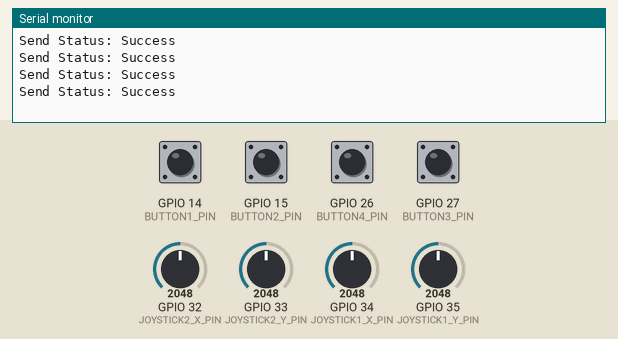
Simulated run of this sketch. Board: ESP32. Shown: the last lines printed to the serial monitor. The inputs (shaded band) are chosen by the test bench; at power-on: GPIO 14 (BUTTON1_PIN), GPIO 15 (BUTTON2_PIN), GPIO 26 (BUTTON4_PIN), GPIO 27 (BUTTON3_PIN) LOW, GPIO 32 (JOYSTICK2_X_PIN) = 2048, GPIO 34 (JOYSTICK1_X_PIN) = 2048, GPIO 33 (JOYSTICK2_Y_PIN) = 2048, GPIO 35 (JOYSTICK1_Y_PIN) = 2048.

Above: at 1.2 s.
1.3 s: GPIO 32 (JOYSTICK2_X_PIN) set to 960
At 2.07 s:
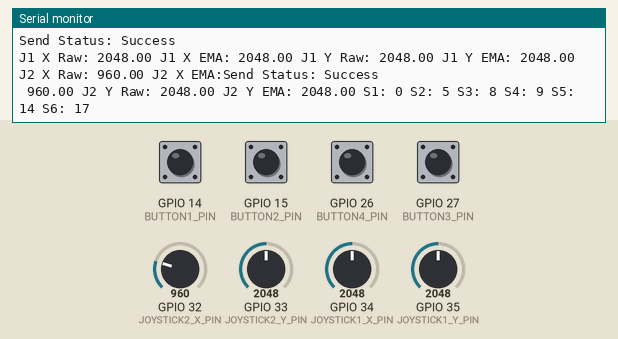
3.5 s: GPIO 34 (JOYSTICK1_X_PIN) set to 960
At 5.14 s:
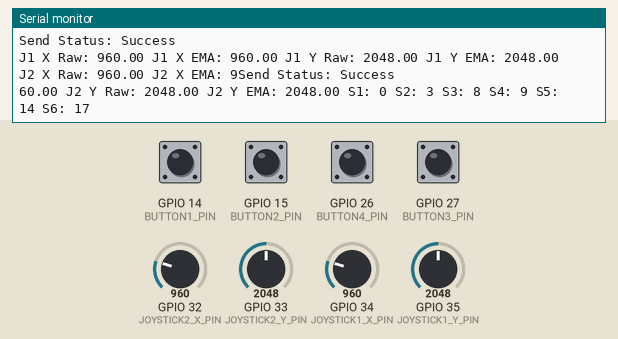
5.5 s: GPIO 33 (JOYSTICK2_Y_PIN) set to 2866
At 6.25 s:
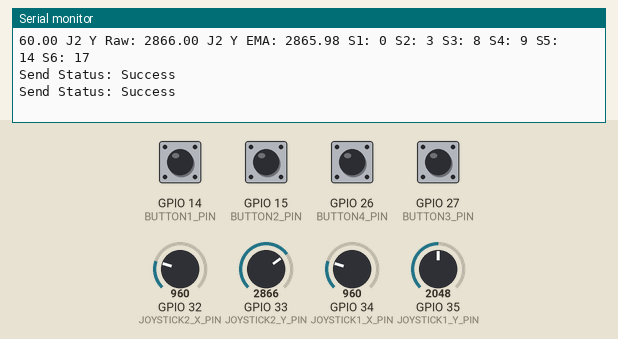
7.0 s: GPIO 35 (JOYSTICK1_Y_PIN) set to 2866
At 7.27 s:
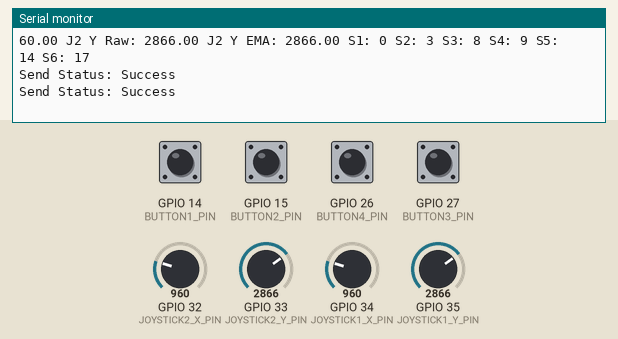
8.5 s: GPIO 14 (BUTTON1_PIN) pulled HIGH for 1 s
11.0 s: GPIO 15 (BUTTON2_PIN) pulled HIGH for 1 s
At 11.27 s:
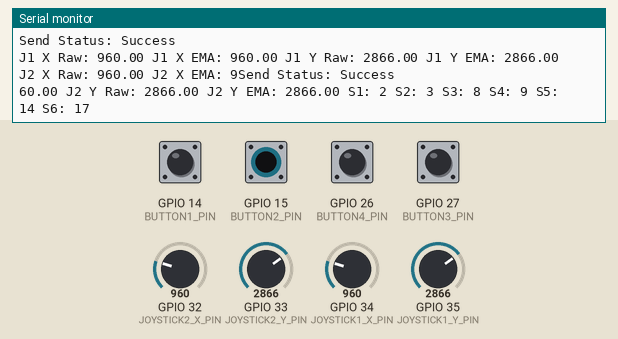
Timing chart, 0 to 14.0 s (numbered marks = the images above; inputs shaded):
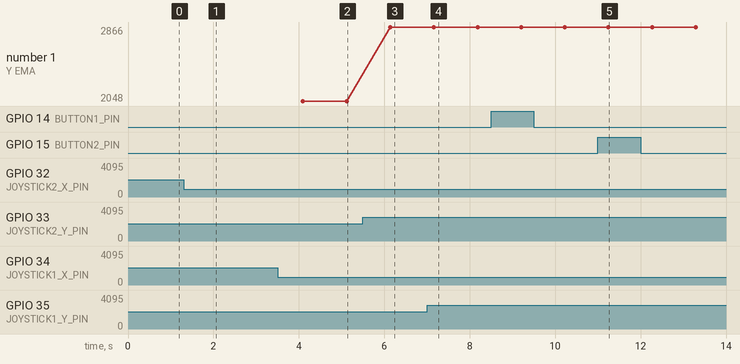

Measured:
- after the input at 1.3 s, the serial monitor: prints a new line after 0.75 s (image 1)
- after the input at 3.5 s, the serial monitor: prints a new line after 0.59 s (image 2)
- after the input at 5.5 s, the serial monitor: prints a new line after 0.64 s (image 3)
- after the input at 7.0 s, the serial monitor: prints a new line after 0.16 s (image 4)
- after the input at 11.0 s, the serial monitor: prints a new line after 0.25 s (image 5)
- plotted number 1: 2048 → 2865.98 after the input at 5.5 s

The sketch:

Sender.ino
```cpp
#include <esp_now.h>
#include <WiFi.h>

//Define button and channel
#define CHANNEL 1
#define BUTTON1_PIN 14
#define BUTTON2_PIN 15
#define BUTTON3_PIN 27
#define BUTTON4_PIN 26
#define JOYSTICK1_X_PIN 34
#define JOYSTICK1_Y_PIN 35
#define JOYSTICK2_X_PIN 32
#define JOYSTICK2_Y_PIN 33

//Define a structure to transfer the value to other ESP
typedef struct {
  uint8_t servo1Signal;
  uint8_t servo2Signal;
  uint8_t servo3Signal;
  uint8_t servo4Signal;
  uint8_t servo5Signal;
  uint8_t servo6Signal;
} ServoControl;
ServoControl servoData;

esp_now_peer_info_t slave;

// Joystick calibration thresholds
const float JOY1_X_MIN = 100, JOY1_X_MAX = 4000, JOY1_Y_MIN = 100, JOY1_Y_MAX = 4000;
const float JOY2_X_MIN = 100, JOY2_X_MAX = 4000, JOY2_Y_MIN = 100, JOY2_Y_MAX = 4000;
float emaX1 = 0, emaY1 = 0, emaX2 = 0, emaY2 = 0;
const float alpha = 0.5;
const int SAMPLE_COUNT = 5;

float getAverageAnalogValue(int pin) {
  float sum = 0;
  for (int i = 0; i < SAMPLE_COUNT; i++) {
    sum += analogRead(pin);
    delay(1);
  }
  return sum / SAMPLE_COUNT;
}

void OnDataSent(const uint8_t *mac_addr, esp_now_send_status_t status) {
  Serial.print("Send Status: ");
  Serial.println(status == ESP_NOW_SEND_SUCCESS ? "Success" : "Fail");
}

void sendData() {
  const int maxRetries = 3;
  int retries = 0;
  esp_err_t result;
  do {
    result = esp_now_send(slave.peer_addr, (uint8_t *)&servoData, sizeof(servoData));
    if (result == ESP_OK) {
      break;
    }
    Serial.print("Send error: ");
    Serial.println(result);
    retries++;
    delay(10);
  } while (retries < maxRetries);
  if (result != ESP_OK) {
    Serial.println("Failed to send data after retries");
  }
}

void setup() {
  Serial.begin(115200);
  Serial.println("Sender Started");
  pinMode(BUTTON1_PIN, INPUT_PULLDOWN);
  pinMode(BUTTON2_PIN, INPUT_PULLDOWN);
  pinMode(BUTTON3_PIN, INPUT_PULLDOWN);
  pinMode(BUTTON4_PIN, INPUT_PULLDOWN);
  pinMode(JOYSTICK1_X_PIN, INPUT);
  pinMode(JOYSTICK1_Y_PIN, INPUT);
  pinMode(JOYSTICK2_X_PIN, INPUT);
  pinMode(JOYSTICK2_Y_PIN, INPUT);

  WiFi.mode(WIFI_STA);
  WiFi.setChannel(CHANNEL);
  if (esp_now_init() != ESP_OK) {
    Serial.println("ESP-NOW init failed");
    while (1);
  }

  memset(&slave, 0, sizeof(slave));
  uint8_t receiver_mac[6] = { 0x78, 0x42, 0x1C, 0x6d, 0x3f, 0xb4 };
  memcpy(slave.peer_addr, receiver_mac, 6);
  slave.channel = CHANNEL;
  slave.encrypt = false;
  if (esp_now_add_peer(&slave) != ESP_OK) {
    Serial.println("Peer add failed");
    while (1);
  }

  esp_now_register_send_cb(OnDataSent);
}

unsigned long lastSendTime = 0;
unsigned long lastPrintTime = 0;

void loop() {
  if (millis() - lastSendTime >= 20) {
    uint8_t button1State = digitalRead(BUTTON1_PIN);
    uint8_t button2State = digitalRead(BUTTON2_PIN);
    servoData.servo1Signal = (button1State == HIGH) ? 1 : (button2State == HIGH) ? 2 : 0;

    float x1Value = getAverageAnalogValue(JOYSTICK1_X_PIN);
    emaX1 = alpha * x1Value + (1 - alpha) * emaX1;
    float y1Value = getAverageAnalogValue(JOYSTICK1_Y_PIN);
    emaY1 = alpha * y1Value + (1 - alpha) * emaY1;

    float joy1XCenter = (JOY1_X_MIN + JOY1_X_MAX) / 2;
    float joy1XThreshold = (JOY1_X_MAX - JOY1_X_MIN) / 4;
    float joy1YCenter = (JOY1_Y_MIN + JOY1_Y_MAX) / 2;
    float joy1YThreshold = (JOY1_Y_MAX - JOY1_Y_MIN) / 4;

    if (emaX1 < joy1XCenter - joy1XThreshold) {
      servoData.servo2Signal = 3;
      servoData.servo3Signal = 8;
    } else if (emaX1 > joy1XCenter + joy1XThreshold) {
      servoData.servo2Signal = 4;
      servoData.servo3Signal = 8;
    } else {
      servoData.servo2Signal = 5;
      if (emaY1 < joy1YCenter - joy1YThreshold) servoData.servo3Signal = 6;
      else if (emaY1 > joy1YCenter + joy1YThreshold) servoData.servo3Signal = 7;
      else servoData.servo3Signal = 8;
    }

    float x2Value = getAverageAnalogValue(JOYSTICK2_X_PIN);
    emaX2 = alpha * x2Value + (1 - alpha) * emaX2;
    float y2Value = getAverageAnalogValue(JOYSTICK2_Y_PIN);
    emaY2 = alpha * y2Value + (1 - alpha) * emaY2;

    float joy2XCenter = (JOY2_X_MIN + JOY2_X_MAX) / 2;
    float joy2XThreshold = (JOY2_X_MAX - JOY2_X_MIN) / 4;
    float joy2YCenter = (JOY2_Y_MIN + JOY2_Y_MAX) / 2;
    float joy2YThreshold = (JOY2_Y_MAX - JOY2_Y_MIN) / 4;

    if (emaX2 < joy2XCenter - joy2XThreshold) {
      servoData.servo4Signal = 9;
      servoData.servo5Signal = 14;
    } else if (emaX2 > joy2XCenter + joy2XThreshold) {
      servoData.servo4Signal = 10;
      servoData.servo5Signal = 14;
    } else {
      servoData.servo4Signal = 11;
      if (emaY2 < joy2YCenter - joy2YThreshold) servoData.servo5Signal = 12;
      else if (emaY2 > joy2YCenter + joy2YThreshold) servoData.servo5Signal = 13;
      else servoData.servo5Signal = 14;
    }

    uint8_t button3State = digitalRead(BUTTON3_PIN);
    uint8_t button4State = digitalRead(BUTTON4_PIN);
    servoData.servo6Signal = (button3State == HIGH) ? 15 : (button4State == HIGH) ? 16 : 17;

    sendData();
    lastSendTime = millis();

    if (millis() - lastPrintTime >= 1000) {
      Serial.print("J1 X Raw: "); Serial.print(x1Value);
      Serial.print(" J1 X EMA: "); Serial.print(emaX1);
      Serial.print(" J1 Y Raw: "); Serial.print(y1Value);
      Serial.print(" J1 Y EMA: "); Serial.print(emaY1);
      Serial.print(" J2 X Raw: "); Serial.print(x2Value);
      Serial.print(" J2 X EMA: "); Serial.print(emaX2);
      Serial.print(" J2 Y Raw: "); Serial.print(y2Value);
      Serial.print(" J2 Y EMA: "); Serial.print(emaY2);
      Serial.print(" S1: "); Serial.print(servoData.servo1Signal);
      Serial.print(" S2: "); Serial.print(servoData.servo2Signal);
      Serial.print(" S3: "); Serial.print(servoData.servo3Signal);
      Serial.print(" S4: "); Serial.print(servoData.servo4Signal);
      Serial.print(" S5: "); Serial.print(servoData.servo5Signal);
      Serial.print(" S6: "); Serial.println(servoData.servo6Signal);
      lastPrintTime = millis();
    }
  }
}
```
